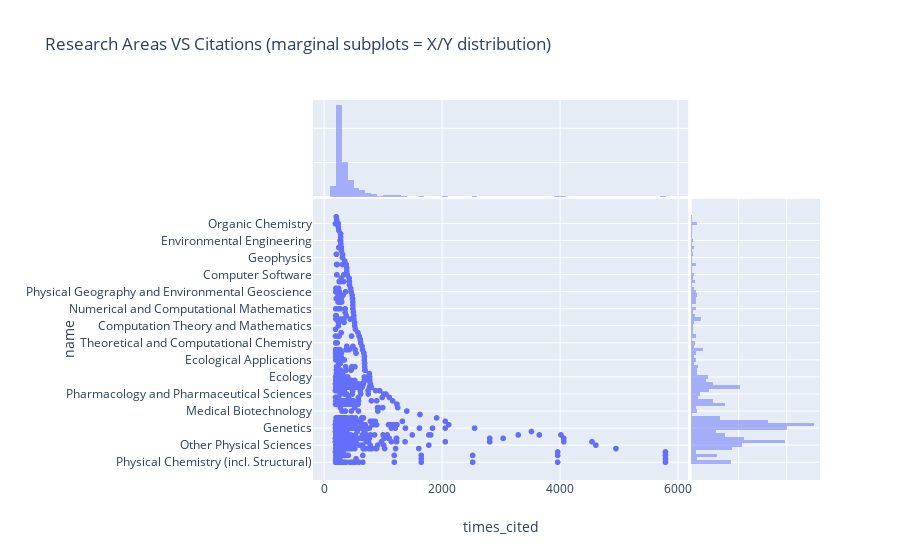

The notebook cell this image was saved under:
### Code cell
px.scatter(df, x="times_cited", y="name", hover_name="name", hover_data=['times_cited'],
           marginal_x="histogram", marginal_y="histogram", 
           height=900, title="Research Areas VS Citations (marginal subplots = X/Y distribution)")

### Figure 1 — Plotly figure (JSON) as saved in the notebook; plotly's stock layout.template omitted (floating-point values rounded to 4 significant figures; data arrays with more than 128 entries replaced by an {"elided": "..."} marker saying what was removed)
{"data": [{"customdata": {"elided": "1116x1 int values"}, "hoverlabel": {"namelength": 0}, "hovertemplate": "<b>%{hovertext}</b><br><br>times_cited=%{customdata[0]}<br>name=%{y}", "hovertext": {"elided": "1116 str values"}, "legendgroup": "", "marker": {"color": "#636efa", "symbol": "circle"}, "mode": "markers", "name": "", "showlegend": false, "type": "scattergl", "uid": "ba49e8b4-20fb-492a-9635-813dbe4a5ba2", "x": {"elided": "1116 int values"}, "xaxis": "x", "y": {"elided": "1116 str values"}, "yaxis": "y"}, {"alignmentgroup": "True", "bingroup": "x", "hoverlabel": {"namelength": 0}, "hovertemplate": "times_cited=%{x}<br>count=%{y}", "legendgroup": "", "marker": {"color": "#636efa"}, "name": "", "offsetgroup": "", "opacity": 0.5, "showlegend": false, "type": "histogram", "uid": "12d78ddc-7cec-4bc7-a312-93dcaaf4133d", "x": {"elided": "1116 int values"}, "xaxis": "x", "yaxis": "y2"}, {"alignmentgroup": "True", "bingroup": "y", "hoverlabel": {"namelength": 0}, "hovertemplate": "name=%{y}<br>count=%{x}", "legendgroup": "", "marker": {"color": "#636efa"}, "name": "", "offsetgroup": "", "opacity": 0.5, "showlegend": false, "type": "histogram", "uid": "b16eb37a-9207-4273-8566-1e9a12065c4f", "xaxis": "x2", "y": {"elided": "1116 str values"}, "yaxis": "y"}], "layout": {"autosize": true, "barmode": "overlay", "legend": {"tracegroupgap": 0}, "title": {"text": "Research Areas VS Citations (marginal subplots = X/Y distribution)"}, "xaxis": {"autorange": true, "domain": [0, 0.74], "range": [-177.0, 6160.0], "showgrid": true, "title": {"text": "times_cited"}, "type": "linear"}, "xaxis2": {"autorange": true, "domain": [0.745, 1], "range": [0, 134.7], "showticklabels": false}, "yaxis": {"autorange": true, "domain": [0, 0.74], "range": [-5.741, 77.74], "showgrid": true, "title": {"text": "name"}, "type": "category"}, "yaxis2": {"autorange": true, "domain": [0.745, 1], "range": [0, 565.3], "showticklabels": false}}}
